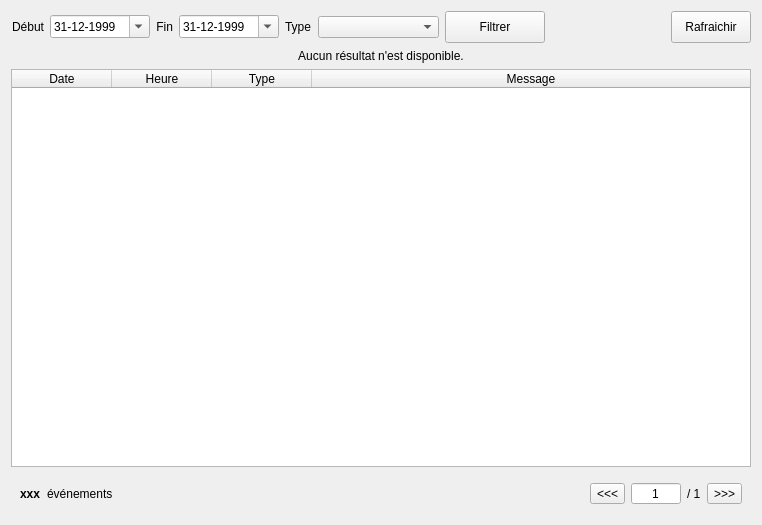
<?xml version="1.0" encoding="UTF-8"?>
<ui version="4.0">
 <class>LogViewWidget</class>
 <widget class="QWidget" name="LogViewWidget">
  <property name="geometry">
   <rect>
    <x>0</x>
    <y>0</y>
    <width>762</width>
    <height>525</height>
   </rect>
  </property>
  <property name="windowTitle">
   <string>Log Viewer</string>
  </property>
  <layout class="QVBoxLayout" name="verticalLayout">
   <item>
    <layout class="QHBoxLayout" name="horizontalLayout">
     <property name="sizeConstraint">
      <enum>QLayout::SetDefaultConstraint</enum>
     </property>
     <item>
      <widget class="QLabel" name="lblStartDate">
       <property name="sizePolicy">
        <sizepolicy hsizetype="Preferred" vsizetype="Maximum">
         <horstretch>0</horstretch>
         <verstretch>0</verstretch>
        </sizepolicy>
       </property>
       <property name="text">
        <string>Début</string>
       </property>
       <property name="alignment">
        <set>Qt::AlignRight|Qt::AlignTrailing|Qt::AlignVCenter</set>
       </property>
      </widget>
     </item>
     <item>
      <widget class="QDateEdit" name="dateStartDate">
       <property name="minimumSize">
        <size>
         <width>100</width>
         <height>0</height>
        </size>
       </property>
       <property name="accelerated">
        <bool>true</bool>
       </property>
       <property name="displayFormat">
        <string notr="true">dd-MM-yyyy</string>
       </property>
       <property name="calendarPopup">
        <bool>true</bool>
       </property>
       <property name="timeSpec">
        <enum>Qt::LocalTime</enum>
       </property>
       <property name="date">
        <date>
         <year>1999</year>
         <month>12</month>
         <day>31</day>
        </date>
       </property>
      </widget>
     </item>
     <item>
      <widget class="QLabel" name="lblEndDate">
       <property name="sizePolicy">
        <sizepolicy hsizetype="Preferred" vsizetype="Maximum">
         <horstretch>0</horstretch>
         <verstretch>0</verstretch>
        </sizepolicy>
       </property>
       <property name="text">
        <string>Fin</string>
       </property>
       <property name="alignment">
        <set>Qt::AlignRight|Qt::AlignTrailing|Qt::AlignVCenter</set>
       </property>
      </widget>
     </item>
     <item>
      <widget class="QDateEdit" name="dateEndDate">
       <property name="minimumSize">
        <size>
         <width>100</width>
         <height>0</height>
        </size>
       </property>
       <property name="accelerated">
        <bool>true</bool>
       </property>
       <property name="showGroupSeparator" stdset="0">
        <bool>false</bool>
       </property>
       <property name="displayFormat">
        <string notr="true">dd-MM-yyyy</string>
       </property>
       <property name="calendarPopup">
        <bool>true</bool>
       </property>
       <property name="timeSpec">
        <enum>Qt::LocalTime</enum>
       </property>
       <property name="date">
        <date>
         <year>1999</year>
         <month>12</month>
         <day>31</day>
        </date>
       </property>
      </widget>
     </item>
     <item>
      <widget class="QLabel" name="lblLevel">
       <property name="sizePolicy">
        <sizepolicy hsizetype="Preferred" vsizetype="Maximum">
         <horstretch>0</horstretch>
         <verstretch>0</verstretch>
        </sizepolicy>
       </property>
       <property name="text">
        <string>Type</string>
       </property>
      </widget>
     </item>
     <item>
      <widget class="QComboBox" name="cmbLevel">
       <property name="sizePolicy">
        <sizepolicy hsizetype="Expanding" vsizetype="Fixed">
         <horstretch>0</horstretch>
         <verstretch>0</verstretch>
        </sizepolicy>
       </property>
       <property name="maximumSize">
        <size>
         <width>150</width>
         <height>16777215</height>
        </size>
       </property>
      </widget>
     </item>
     <item>
      <widget class="QPushButton" name="btnFilter">
       <property name="minimumSize">
        <size>
         <width>100</width>
         <height>32</height>
        </size>
       </property>
       <property name="cursor">
        <cursorShape>PointingHandCursor</cursorShape>
       </property>
       <property name="text">
        <string>Filtrer</string>
       </property>
       <property name="icon">
        <iconset resource="../../resources/TeraClient.qrc">
         <normaloff>:/icons/filter.png</normaloff>:/icons/filter.png</iconset>
       </property>
       <property name="iconSize">
        <size>
         <width>24</width>
         <height>24</height>
        </size>
       </property>
      </widget>
     </item>
     <item>
      <spacer name="horizontalSpacer">
       <property name="orientation">
        <enum>Qt::Horizontal</enum>
       </property>
       <property name="sizeHint" stdset="0">
        <size>
         <width>40</width>
         <height>20</height>
        </size>
       </property>
      </spacer>
     </item>
     <item>
      <widget class="QPushButton" name="btnRefresh">
       <property name="minimumSize">
        <size>
         <width>0</width>
         <height>32</height>
        </size>
       </property>
       <property name="cursor">
        <cursorShape>PointingHandCursor</cursorShape>
       </property>
       <property name="text">
        <string>Rafraichir</string>
       </property>
       <property name="icon">
        <iconset resource="../../resources/TeraClient.qrc">
         <normaloff>:/icons/refresh.png</normaloff>:/icons/refresh.png</iconset>
       </property>
       <property name="iconSize">
        <size>
         <width>24</width>
         <height>24</height>
        </size>
       </property>
      </widget>
     </item>
    </layout>
   </item>
   <item>
    <widget class="QLabel" name="lblWarning">
     <property name="text">
      <string>Aucun résultat n'est disponible.</string>
     </property>
     <property name="alignment">
      <set>Qt::AlignCenter</set>
     </property>
    </widget>
   </item>
   <item>
    <widget class="QTableWidget" name="tableLogs">
     <property name="editTriggers">
      <set>QAbstractItemView::NoEditTriggers</set>
     </property>
     <property name="alternatingRowColors">
      <bool>false</bool>
     </property>
     <property name="selectionBehavior">
      <enum>QAbstractItemView::SelectRows</enum>
     </property>
     <attribute name="horizontalHeaderStretchLastSection">
      <bool>true</bool>
     </attribute>
     <column>
      <property name="text">
       <string>Date</string>
      </property>
     </column>
     <column>
      <property name="text">
       <string>Heure</string>
      </property>
     </column>
     <column>
      <property name="text">
       <string>Type</string>
      </property>
     </column>
     <column>
      <property name="text">
       <string>Message</string>
      </property>
     </column>
    </widget>
   </item>
   <item>
    <widget class="QFrame" name="frameNav">
     <layout class="QHBoxLayout" name="horizontalLayout_2">
      <item>
       <widget class="QLabel" name="lblEntriesCount">
        <property name="font">
         <font>
          <bold>true</bold>
         </font>
        </property>
        <property name="text">
         <string notr="true">xxx</string>
        </property>
       </widget>
      </item>
      <item>
       <widget class="QLabel" name="lblEntries">
        <property name="text">
         <string>événements</string>
        </property>
       </widget>
      </item>
      <item>
       <spacer name="horizontalSpacer_2">
        <property name="orientation">
         <enum>Qt::Horizontal</enum>
        </property>
        <property name="sizeHint" stdset="0">
         <size>
          <width>40</width>
          <height>20</height>
         </size>
        </property>
       </spacer>
      </item>
      <item>
       <widget class="QToolButton" name="btnPrevPage">
        <property name="cursor">
         <cursorShape>PointingHandCursor</cursorShape>
        </property>
        <property name="text">
         <string notr="true">&lt;&lt;&lt;</string>
        </property>
        <property name="icon">
         <iconset resource="../../resources/TeraClient.qrc">
          <normaloff>:/controls/branch_left.png</normaloff>:/controls/branch_left.png</iconset>
        </property>
        <property name="iconSize">
         <size>
          <width>20</width>
          <height>20</height>
         </size>
        </property>
       </widget>
      </item>
      <item>
       <widget class="QSpinBox" name="spinPage">
        <property name="minimumSize">
         <size>
          <width>50</width>
          <height>0</height>
         </size>
        </property>
        <property name="alignment">
         <set>Qt::AlignCenter</set>
        </property>
        <property name="buttonSymbols">
         <enum>QAbstractSpinBox::NoButtons</enum>
        </property>
        <property name="accelerated">
         <bool>true</bool>
        </property>
        <property name="minimum">
         <number>1</number>
        </property>
        <property name="stepType">
         <enum>QAbstractSpinBox::DefaultStepType</enum>
        </property>
       </widget>
      </item>
      <item>
       <widget class="QLabel" name="lblTotalPages">
        <property name="text">
         <string notr="true">/ 1</string>
        </property>
       </widget>
      </item>
      <item>
       <widget class="QToolButton" name="btnNextPage">
        <property name="cursor">
         <cursorShape>PointingHandCursor</cursorShape>
        </property>
        <property name="text">
         <string notr="true">&gt;&gt;&gt;</string>
        </property>
        <property name="icon">
         <iconset resource="../../resources/TeraClient.qrc">
          <normaloff>:/controls/branch_closed.png</normaloff>:/controls/branch_closed.png</iconset>
        </property>
        <property name="iconSize">
         <size>
          <width>20</width>
          <height>20</height>
         </size>
        </property>
       </widget>
      </item>
     </layout>
    </widget>
   </item>
  </layout>
 </widget>
 <resources>
  <include location="../../resources/TeraClient.qrc"/>
 </resources>
 <connections/>
</ui>
